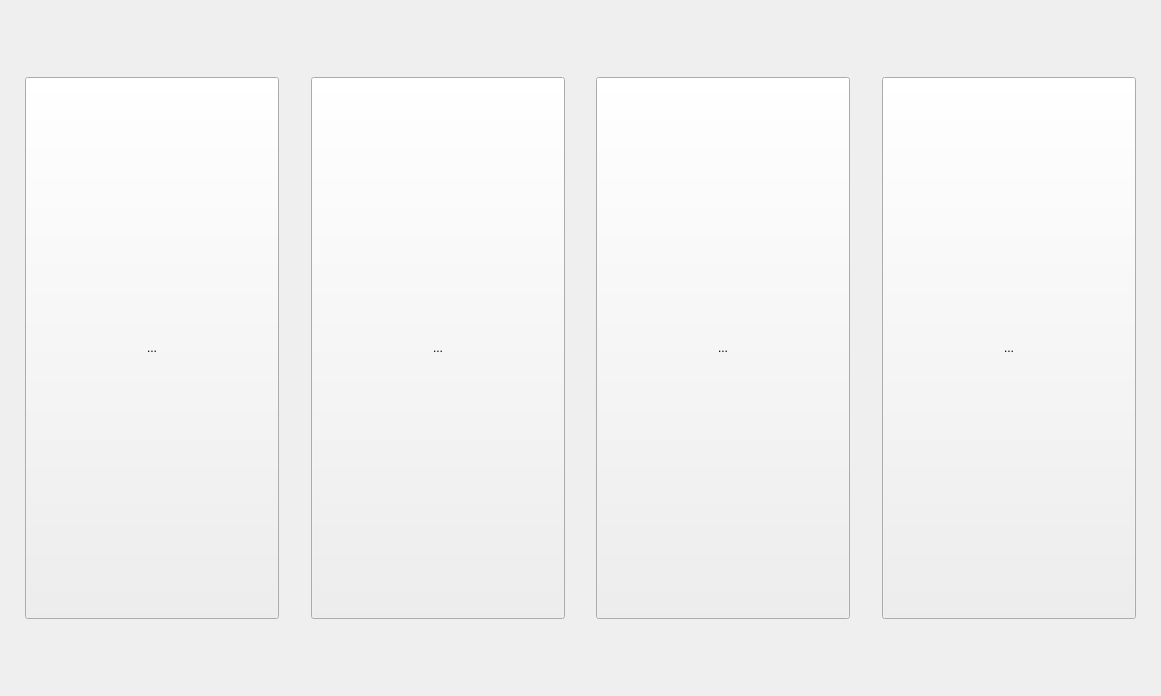
<?xml version="1.0" encoding="UTF-8"?>
<ui version="4.0">
 <class>QMachinePTWidget</class>
 <widget class="QWidget" name="QMachinePTWidget">
  <property name="geometry">
   <rect>
    <x>0</x>
    <y>0</y>
    <width>1161</width>
    <height>696</height>
   </rect>
  </property>
  <property name="sizePolicy">
   <sizepolicy hsizetype="Expanding" vsizetype="Expanding">
    <horstretch>1</horstretch>
    <verstretch>1</verstretch>
   </sizepolicy>
  </property>
  <property name="windowTitle">
   <string>QMachinePTWidget</string>
  </property>
  <layout class="QGridLayout" name="gridLayout" rowstretch="1,7,1" columnstretch="1,10,1,10,1,10,1,10,1">
   <property name="leftMargin">
    <number>0</number>
   </property>
   <property name="topMargin">
    <number>0</number>
   </property>
   <property name="rightMargin">
    <number>0</number>
   </property>
   <property name="bottomMargin">
    <number>0</number>
   </property>
   <item row="1" column="0">
    <spacer name="horizontalSpacer">
     <property name="orientation">
      <enum>Qt::Horizontal</enum>
     </property>
     <property name="sizeHint" stdset="0">
      <size>
       <width>40</width>
       <height>20</height>
      </size>
     </property>
    </spacer>
   </item>
   <item row="1" column="3">
    <widget class="QPushButton" name="pushButton_2">
     <property name="sizePolicy">
      <sizepolicy hsizetype="Expanding" vsizetype="Expanding">
       <horstretch>0</horstretch>
       <verstretch>0</verstretch>
      </sizepolicy>
     </property>
     <property name="text">
      <string>...</string>
     </property>
     <attribute name="buttonGroup">
      <string notr="true">buttonGroup</string>
     </attribute>
    </widget>
   </item>
   <item row="1" column="2">
    <spacer name="horizontalSpacer_3">
     <property name="orientation">
      <enum>Qt::Horizontal</enum>
     </property>
     <property name="sizeHint" stdset="0">
      <size>
       <width>40</width>
       <height>20</height>
      </size>
     </property>
    </spacer>
   </item>
   <item row="1" column="4">
    <spacer name="horizontalSpacer_4">
     <property name="orientation">
      <enum>Qt::Horizontal</enum>
     </property>
     <property name="sizeHint" stdset="0">
      <size>
       <width>40</width>
       <height>20</height>
      </size>
     </property>
    </spacer>
   </item>
   <item row="1" column="5">
    <widget class="QPushButton" name="pushButton_3">
     <property name="sizePolicy">
      <sizepolicy hsizetype="Expanding" vsizetype="Expanding">
       <horstretch>0</horstretch>
       <verstretch>0</verstretch>
      </sizepolicy>
     </property>
     <property name="text">
      <string>...</string>
     </property>
     <attribute name="buttonGroup">
      <string notr="true">buttonGroup</string>
     </attribute>
    </widget>
   </item>
   <item row="1" column="1">
    <widget class="QPushButton" name="pushButton">
     <property name="sizePolicy">
      <sizepolicy hsizetype="Expanding" vsizetype="Expanding">
       <horstretch>0</horstretch>
       <verstretch>0</verstretch>
      </sizepolicy>
     </property>
     <property name="text">
      <string>...</string>
     </property>
     <attribute name="buttonGroup">
      <string notr="true">buttonGroup</string>
     </attribute>
    </widget>
   </item>
   <item row="1" column="6">
    <spacer name="horizontalSpacer_5">
     <property name="orientation">
      <enum>Qt::Horizontal</enum>
     </property>
     <property name="sizeHint" stdset="0">
      <size>
       <width>40</width>
       <height>20</height>
      </size>
     </property>
    </spacer>
   </item>
   <item row="1" column="7">
    <widget class="QPushButton" name="pushButton_4">
     <property name="sizePolicy">
      <sizepolicy hsizetype="Expanding" vsizetype="Expanding">
       <horstretch>0</horstretch>
       <verstretch>0</verstretch>
      </sizepolicy>
     </property>
     <property name="text">
      <string>...</string>
     </property>
     <attribute name="buttonGroup">
      <string notr="true">buttonGroup</string>
     </attribute>
    </widget>
   </item>
   <item row="1" column="8">
    <spacer name="horizontalSpacer_2">
     <property name="orientation">
      <enum>Qt::Horizontal</enum>
     </property>
     <property name="sizeHint" stdset="0">
      <size>
       <width>40</width>
       <height>20</height>
      </size>
     </property>
    </spacer>
   </item>
   <item row="0" column="1">
    <spacer name="verticalSpacer">
     <property name="orientation">
      <enum>Qt::Vertical</enum>
     </property>
     <property name="sizeHint" stdset="0">
      <size>
       <width>20</width>
       <height>40</height>
      </size>
     </property>
    </spacer>
   </item>
   <item row="2" column="1">
    <spacer name="verticalSpacer_2">
     <property name="orientation">
      <enum>Qt::Vertical</enum>
     </property>
     <property name="sizeHint" stdset="0">
      <size>
       <width>20</width>
       <height>40</height>
      </size>
     </property>
    </spacer>
   </item>
  </layout>
 </widget>
 <layoutdefault spacing="6" margin="11"/>
 <resources/>
 <connections/>
 <buttongroups>
  <buttongroup name="buttonGroup"/>
 </buttongroups>
</ui>
